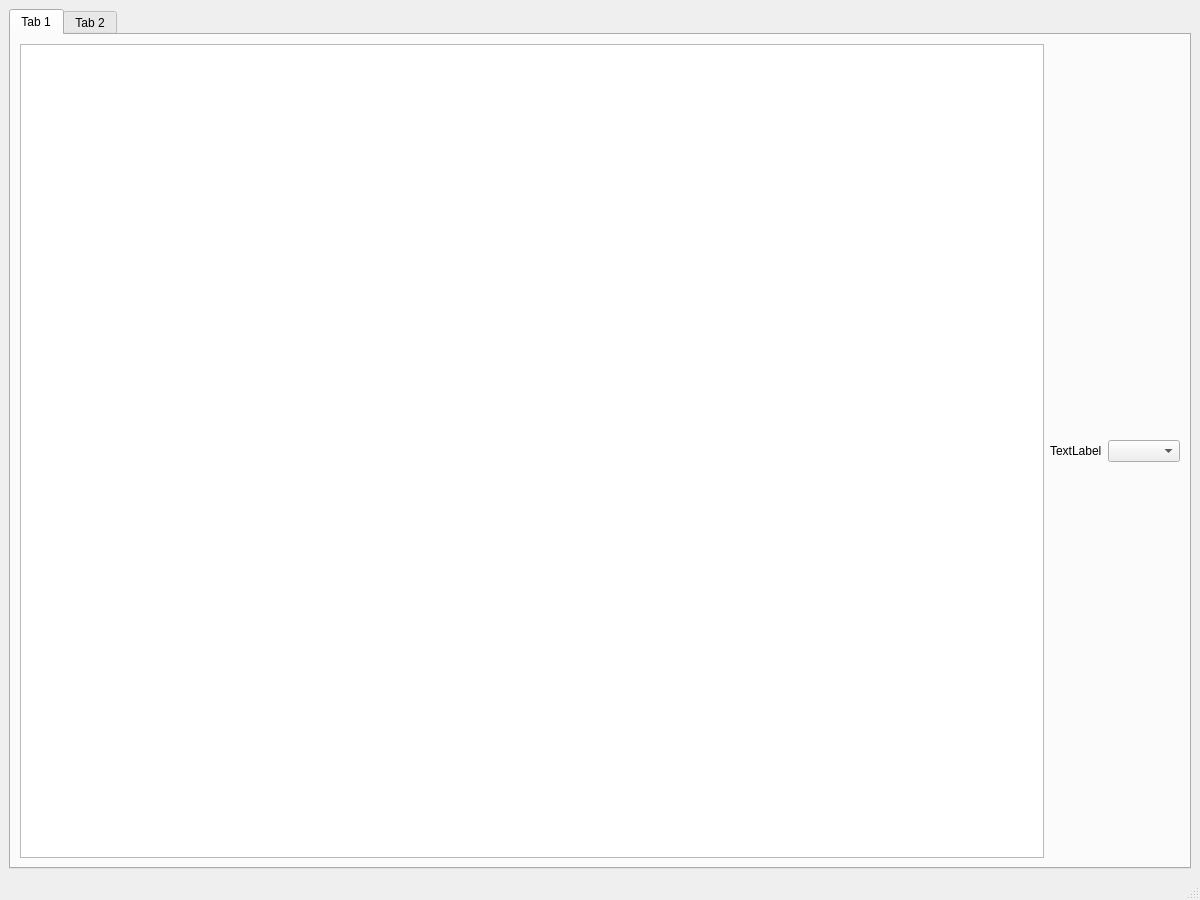
<?xml version="1.0" encoding="UTF-8"?>
<ui version="4.0">
 <class>MainWindow</class>
 <widget class="QMainWindow" name="MainWindow">
  <property name="geometry">
   <rect>
    <x>0</x>
    <y>0</y>
    <width>1200</width>
    <height>900</height>
   </rect>
  </property>
  <property name="windowTitle">
   <string>MainWindow</string>
  </property>
  <widget class="QWidget" name="centralwidget">
   <layout class="QVBoxLayout" name="verticalLayout_2">
    <item>
     <widget class="QTabWidget" name="tabWidget">
      <property name="currentIndex">
       <number>0</number>
      </property>
      <widget class="QWidget" name="tab">
       <attribute name="title">
        <string>Tab 1</string>
       </attribute>
       <layout class="QHBoxLayout" name="horizontalLayout_3">
        <item>
         <layout class="QHBoxLayout" name="horizontalLayout_2">
          <item>
           <widget class="QTableWidget" name="tableWidget"/>
          </item>
          <item>
           <layout class="QHBoxLayout" name="horizontalLayout">
            <item>
             <layout class="QVBoxLayout" name="verticalLayout_3"/>
            </item>
            <item>
             <widget class="QLabel" name="label">
              <property name="text">
               <string>TextLabel</string>
              </property>
             </widget>
            </item>
            <item>
             <widget class="QComboBox" name="comboBox"/>
            </item>
           </layout>
          </item>
         </layout>
        </item>
       </layout>
      </widget>
      <widget class="QWidget" name="tab_2">
       <attribute name="title">
        <string>Tab 2</string>
       </attribute>
      </widget>
     </widget>
    </item>
   </layout>
  </widget>
  <widget class="QMenuBar" name="menubar">
   <property name="geometry">
    <rect>
     <x>0</x>
     <y>0</y>
     <width>1200</width>
     <height>22</height>
    </rect>
   </property>
  </widget>
  <widget class="QStatusBar" name="statusbar"/>
 </widget>
 <resources/>
 <connections/>
</ui>
